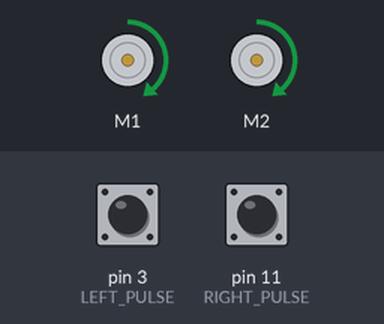
Recording of a sketch running on a simulated Arduino Uno, built with avr-gcc and run on an emulated ATmega328P. On the bench: 2 × DC motor (green arrow = forward, orange = backward, longer = faster). Inputs (shaded band) come from the test bench; at power-on: pin 3 (LEFT_PULSE) LOW, pin 11 (RIGHT_PULSE) LOW. What the sketch prints to the serial monitor is not drawn.

Above: at 0.1 s.
Timing chart, 0 to 1.6 s (numbered marks = the images above):
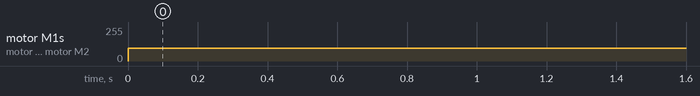

The sketch:

motorLibv4.ino
```cpp
#include <PID_v1.h>

#include <PID_AutoTune_v0.h>

#include <EnableInterrupt.h>
#include <DualVNH5019MotorShield.h>

const int LEFT_PULSE = 3; // LEFT M1 Pulse A
const int RIGHT_PULSE = 11; // RIGHT M2 Pulse A
const double MAX_SPEED = 100;

unsigned long previousTime_R = 0;
unsigned long previousTime_L = 0;

unsigned long cycleTime_R = 0;
unsigned long cycleTime_L = 0;

double currentRPM_R = 0.0;
double currentRPM_L = 0.0;
double currentDifference = 0.0;

double tick_R = 0;
double tick_L = 0;
double tick_LRDifference = 0;
double tick_LRDifference_Target = 0;

double targetRPM = 0.0;

double speed_R = 0.0;
double speed_L = 0.0;
double speed_O = 0.0;

double kp = 4, ki = 0.5, kd = 0.005;

DualVNH5019MotorShield md;
//AutoPID myPID(&tick_R, &tick_L, &speed_O, -350, 350, 4.005, 0.5, 0.005);
PID myPID(&tick_R, &speed_O, &tick_L, kp, ki, kd, DIRECT);
PID_ATune aTune(&tick_R, &speed_O);


void setup() {
  md.init();
  Serial.begin(9600);
  setupMotorEncoder();
  //  myPID.SetMode(AUTOMATIC);
  myPID.SetOutputLimits(-350, 350);
  //  myPID.SetSampleTime(10);
  //  myPID.setTimeStep(1);
  //  myPID.reset();
  //  moveForward(5000);
  tunePID();
  //  md.setSpeeds(150, 150);
}


void loop() {
  Serial.print("R: ");
  Serial.print(currentRPM_R);
  Serial.print("L: ");
  Serial.println(currentRPM_L);

}

void setupMotorEncoder() {
  pinMode(LEFT_PULSE, INPUT);
  pinMode(RIGHT_PULSE, INPUT);
  enableInterrupt(LEFT_PULSE, leftMotorTime, CHANGE);
  enableInterrupt(RIGHT_PULSE, rightMotorTime, CHANGE);
}

void leftMotorTime() {
  unsigned long t = micros();
  cycleTime_L = t - previousTime_L;
  previousTime_L = t;
  currentRPM_L = (1 / ((cycleTime_L * 2.0 * 562.25) / 1000000)) * 60;
  tick_L++;
  tick_LRDifference = tick_L - tick_R;
}

void rightMotorTime() {
  unsigned long t = micros();
  cycleTime_R = t - previousTime_R;
  previousTime_R = t;
  currentRPM_R = (1 / ((cycleTime_R * 2.0 * 562.25) / 1000000)) * 60;
  tick_R++;
  tick_LRDifference = tick_L - tick_R;
}

void moveForward(double distance) {
  initializeTime();
  initializeTick();
  initializeSpeed();
  double currentSpeed = 25;
  double lastTick_R = 0.0;
  while (tick_R < distance || tick_L < distance) {
    if (((tick_R - lastTick_R > 20) && (currentSpeed < MAX_SPEED)) || currentSpeed == 25) {
      currentSpeed = currentSpeed + 25;
      lastTick_R = tick_R;
    }
    if (myPID.Compute())
      md.setSpeeds(currentSpeed - speed_O, currentSpeed + speed_O);
    Serial.print("R: ");
    Serial.println(tick_R);
    Serial.print("L: ");
    Serial.println(tick_L);
    Serial.print("O: ");
    Serial.println(speed_O);
    //    Serial.print("S: ");
    //    Serial.println(currentSpeed);
  }
  md.setBrakes(400, 400);

}

void tunePID() {
  myPID.SetMode(MANUAL);
  initializeTime();
  initializeTick();
  initializeSpeed();
  speed_O = 0;
  aTune.SetNoiseBand(1);
  while (1) {
    byte val = (aTune.Runtime());
    Serial.print("RT: ");
    Serial.println(val);
    if (val != 0) {
      kp = aTune.GetKp();
      ki = aTune.GetKi();
      kd = aTune.GetKd();
      Serial.print("P: ");
      Serial.println(kp);
      Serial.print("I: ");
      Serial.println(ki);
      Serial.print("D: ");
      Serial.println(kd);
      myPID.SetTunings(kp, ki, kd);
      break;
    }
    //    myPID.Compute();
    md.setSpeeds(150 - speed_O, 150 + speed_O);
    Serial.print("R: ");
    Serial.print(currentRPM_R);
    Serial.print("L: ");
    Serial.println(currentRPM_L);
    Serial.print("O: ");
    Serial.println(speed_O);
  }
  aTune.Cancel();
  md.setSpeeds(0, 0);
  myPID.SetMode(AUTOMATIC);

}


void initializeTime() {
  unsigned long t = micros();
  previousTime_R = t;
  previousTime_L = t;
}

void initializeTick() {
  tick_R = 0;
  tick_L = 0;
  tick_LRDifference = 0;
}

void initializeSpeed() {
  speed_R = 0;
  speed_L = 0;
  speed_O = 0;
}

void initializeRPM() {
  md.setSpeeds(0, 0);
  currentRPM_R = 0.0;
  currentRPM_L = 0.0;
}
```

Measured:
- by itself, motor M1, motor M2: stopped → forward 95/255 at 0.00 s
